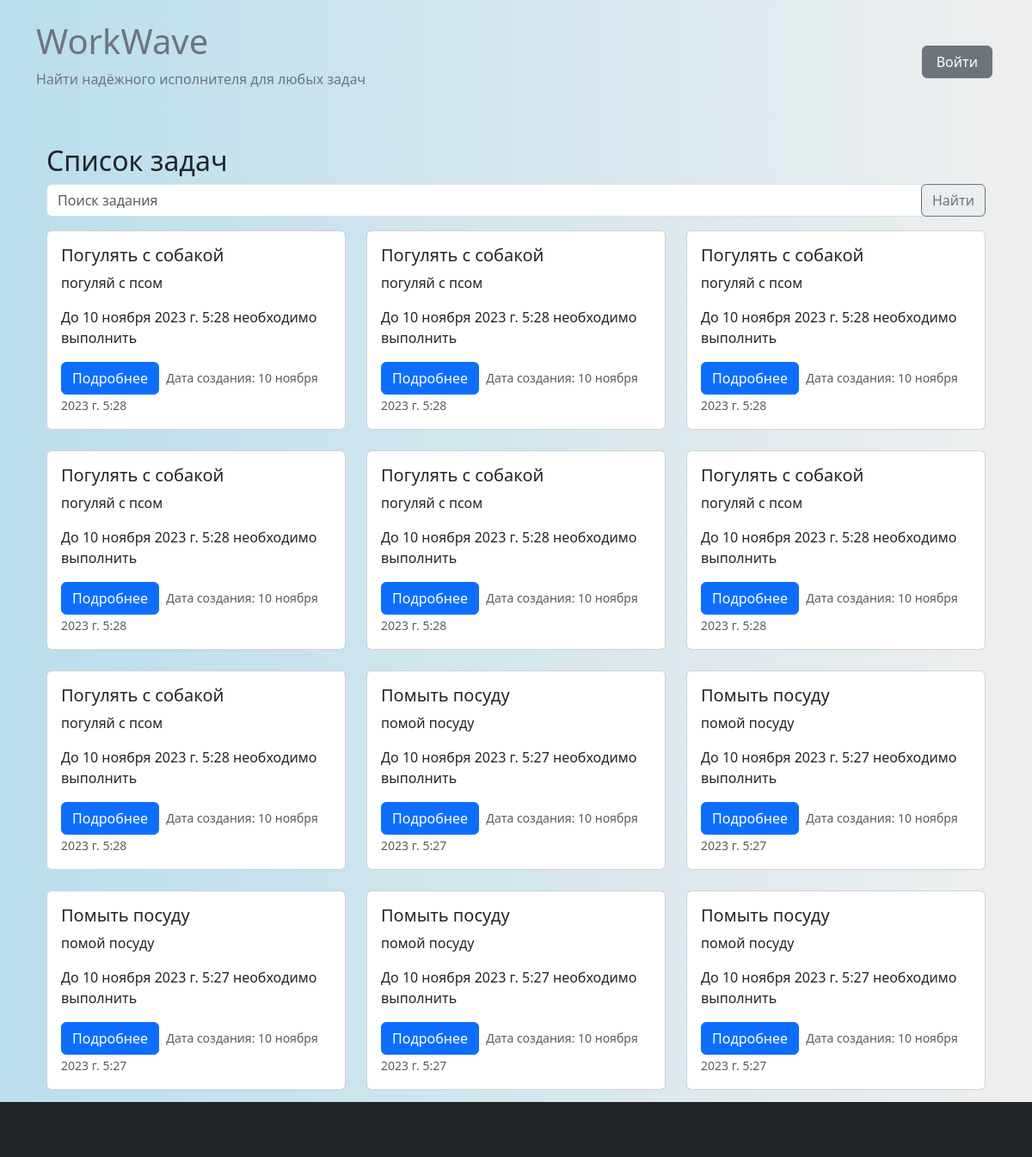
The page /task_list/?page=2 on the database its author committed.
### tasks/models.py (models this page shows, shortened)
class Task(models.Model):
    title = models.CharField(max_length=200)
    image_task = models.ImageField(upload_to='media/image_task/', null=True, blank=True)
    description = models.TextField()
    customer = models.ForeignKey(CustomUser, on_delete=models.CASCADE, related_name='customer_tasks')
    executor = models.ForeignKey(CustomUser, on_delete=models.SET_NULL, null=True, blank=True,
                                 related_name='executor_tasks')
    created_at = models.DateTimeField(auto_now_add=True)
    due_date = models.DateTimeField()
    is_completed = models.BooleanField(default=False)
    canceled_by = models.ForeignKey(CustomUser, on_delete=models.SET_NULL, null=True,
                                    blank=True, related_name='canceled_tasks')
    canceled_at = models.DateTimeField(null=True, blank=True)

### tasks/views.py (the view)
# urls.py: path('task_list/', view_tasks.task_list, name='task_list'),
def task_list(request):
    query = request.GET.get('q')
    tasks_list = Task.objects.all().order_by('-created_at')
    if query:
        tasks_list = tasks_list.filter(title__icontains=query)
    paginator = Paginator(tasks_list, 12)  # 12 задач на странице
    page = request.GET.get('page')
    tasks = paginator.get_page(page)
    context = {'tasks': tasks}
    return render(request, 'tasks/task_list.html', context)

### templates/tasks/task_list.html (shortened to what this page needs)
{% extends 'base.html' %}
{% load static %}
{% block content %}
<div class="container mt-4">
    <h2>Список задач</h2>
    <form method="get" action="{% url 'task_list' %}">
        <div class="input-group mb-3">
            <input type="text" class="form-control" placeholder="Поиск задания" name="q">
            <div class="input-group-append">
                <button class="btn btn-outline-secondary" type="submit">Найти</button>
            </div>
        </div>
    </form>
    <div class="row">
        {% for task in tasks %}
        <div class="col-md-4 mb-4">
            <div class="card">
                <div class="card-body">
                    <h5 class="card-title">{{ task.title }}</h5>
                    <p class="card-text">{{ task.description }}</p>
                    <p>До {{ task.due_date }} необходимо выполнить</p>
                    <button class="btn btn-primary" data-toggle="modal" data-target="#taskModal{{ task.id }}">
                        Подробнее
                    </button>
                    <small class="text-muted m-1">Дата создания: {{ task.created_at }}</small>
                </div>
            </div>
        </div>
        {% endfor %}
    </div>
    <div class="d-flex justify-content-center">
        <ul class="pagination">
            {% if tasks.has_previous %}
            <li class="page-item"><a class="page-link" href="?page=1">Первая</a></li>
            <li class="page-item"><a class="page-link" href="?page={{ tasks.previous_page_number }}">Предыдущая</a></li>
            {% endif %}
            {% for i in tasks.paginator.page_range %}
            <li class="page-item{% if i == tasks.number %} active{% endif %}">
                <a class="page-link" href="?page={{ i }}">{{ i }}</a>
            </li>
            {% endfor %}
            {% if tasks.has_next %}
            <li class="page-item"><a class="page-link" href="?page={{ tasks.next_page_number }}">Следующая</a></li>
            <li class="page-item"><a class="page-link" href="?page={{ tasks.paginator.num_pages }}">Последняя</a></li>
            {% endif %}
        </ul>
    </div>
</div>
{% endblock %}

### static/css/style.css (style rules this page uses)
body, header { background: linear-gradient(90deg, #b9deed, #efefef); }
a { color: #6c757d; text-decoration: none; transition: color 0.3s; }

### rows shown on the page
Task: title "Погулять с собакой", description "погуляй с псом", due_date "10 ноября 2023 г. 5:28", created_at "10 ноября 2023 г. 5:28"
Task: title "Погулять с собакой", description "погуляй с псом", due_date "10 ноября 2023 г. 5:28", created_at "10 ноября 2023 г. 5:28"
Task: title "Погулять с собакой", description "погуляй с псом", due_date "10 ноября 2023 г. 5:28", created_at "10 ноября 2023 г. 5:28"
Task: title "Погулять с собакой", description "погуляй с псом", due_date "10 ноября 2023 г. 5:28", created_at "10 ноября 2023 г. 5:28"
Task: title "Погулять с собакой", description "погуляй с псом", due_date "10 ноября 2023 г. 5:28", created_at "10 ноября 2023 г. 5:28"
Task: title "Погулять с собакой", description "погуляй с псом", due_date "10 ноября 2023 г. 5:28", created_at "10 ноября 2023 г. 5:28"
Task: title "Погулять с собакой", description "погуляй с псом", due_date "10 ноября 2023 г. 5:28", created_at "10 ноября 2023 г. 5:28"
Task: title "Помыть посуду", description "помой посуду", due_date "10 ноября 2023 г. 5:27", created_at "10 ноября 2023 г. 5:27"
Task: title "Помыть посуду", description "помой посуду", due_date "10 ноября 2023 г. 5:27", created_at "10 ноября 2023 г. 5:27"
Task: title "Помыть посуду", description "помой посуду", due_date "10 ноября 2023 г. 5:27", created_at "10 ноября 2023 г. 5:27"
Task: title "Помыть посуду", description "помой посуду", due_date "10 ноября 2023 г. 5:27", created_at "10 ноября 2023 г. 5:27"
Task: title "Помыть посуду", description "помой посуду", due_date "10 ноября 2023 г. 5:27", created_at "10 ноября 2023 г. 5:27"
